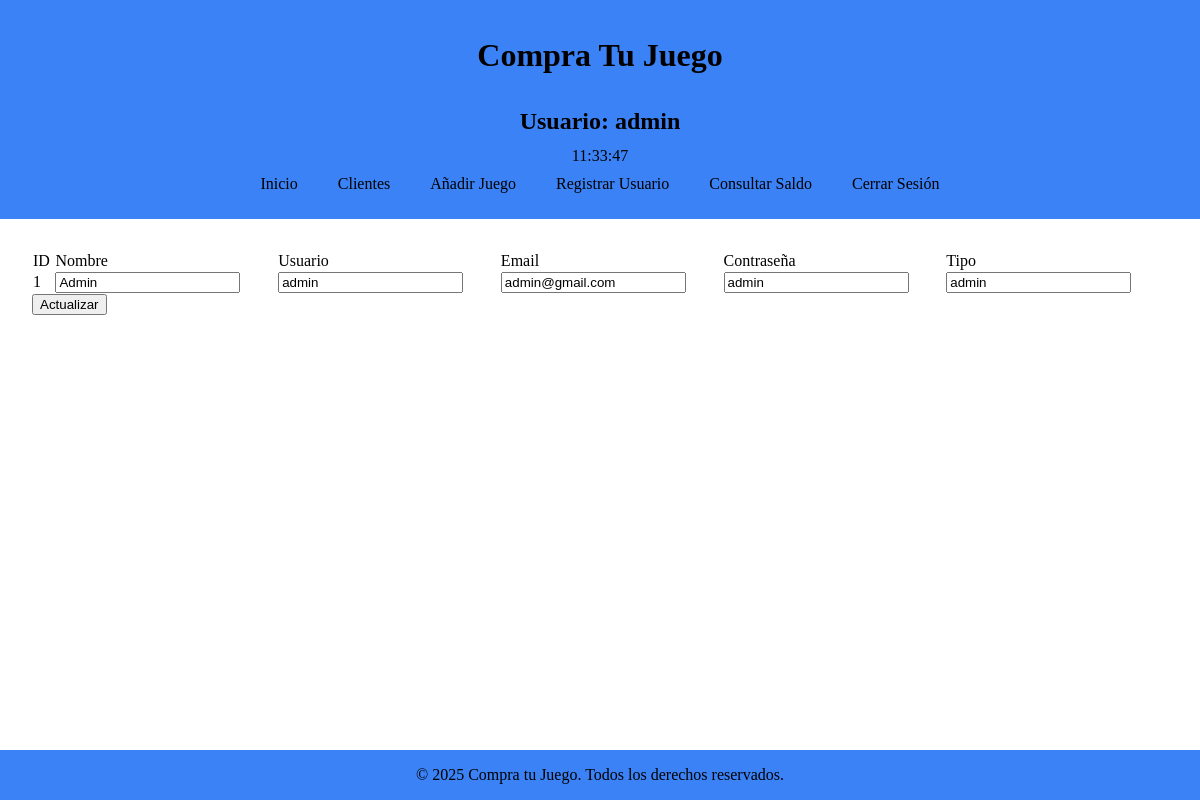
The app's page /editarusuarios.php?id=1 (signed in) with its own data.
### tables this page shows
CREATE TABLE `usuarios` (
  `id` int(11) NOT NULL,
  `nombre` varchar(50) NOT NULL,
  `usuario` varchar(50) NOT NULL,
  `email` varchar(50) NOT NULL,
  `contraseña` varchar(50) NOT NULL,
  `tipo` varchar(50) NOT NULL
);

### editarusuarios.php (the view, shortened to what this page needs)
<?php
include "conexionbd.php";
?>
<!DOCTYPE html>
<html lang="es">
<head>
    <link rel="stylesheet" href="https://cdnjs.cloudflare.com/ajax/libs/font-awesome/6.0.0-beta3/css/all.min.css">
    <link rel="stylesheet" href="css/css.css">
</head>
<body>
    <header>
        <h1>Compra Tu Juego</h1>
        <p class="Usuario"><?php echo "Usuario: " . htmlspecialchars($_SESSION["usuario"]); ?></p>
        <div id="clock"></div>
        <div>
            <nav class="menu-escritorio">
                <a href="principalAdmin.php">Inicio</a>
                <a href="clientes.php">Clientes</a>
                <a href="añadirJuego.php">Añadir Juego</a>
                <a href="registrarUsuario.php">Registrar Usuario</a>
                <a href="consultarSaldo.php">Consultar Saldo</a>
                <a href="logout.php">Cerrar Sesión</a>
            </nav>
        </div>
    </header>
    <main>
        <div class='tabla-responsiva'>
        <?php
        $id = $_GET["id"];
        $sql = "SELECT * FROM usuarios where id=$id";
        $result = mysqli_query($conn, $sql);
        if ($result && $result->num_rows > 0) {
            echo "<form action='' method='post'>
                <table>
                <tr>
                <td>ID</td>
                <td>Nombre</td>
                <td>Usuario</td>
                <td>Email</td>
                <td>Contraseña</td>
                <td>Tipo</td>
                </tr>";
            while ($row = $result->fetch_assoc()) {
                echo "<tr>
                <td>{$row['id']}</td>
                <td><input type='text' name='nombre' id='nombre' value='{$row['nombre']}'></td>
                <td><input type='text' name='usuario' id='usuario' value='{$row['usuario']}'></td>
                <td><input type='email' name='email' id='email' value='{$row['email']}'></td>
                <td><input type='text' name='contrasena' id='contrasena' value='{$row['contraseña']}'></td>
                <td><input type='text' name='tipo' id='tipo' value='{$row['tipo']}'></td>
                </tr>
                </table>
                <button class='actualizar-Usuario'>Actualizar</button>
                </form>";
            }
            ?>
            </div>
            <?php
        }
        ?>
    </main>
    <footer>
        &copy; 2025 Compra tu Juego. Todos los derechos reservados.
    </footer>
</body>
</html>

### css/css.css (style rules this page uses)
body { margin: 0; display: flex; flex-direction: column; min-height: 100vh; }
main { flex-grow: 1; height: 100%; padding: 2em; }
header { background-color: #3B82F6; width: 100%; display: flex; justify-content: center; align-items: center; flex-direction: column; padding-bottom: 1em; padding-top: 1em; }
header p { margin: 0.5em 0em; font-size: 1.5em; font-weight: bold; }
.Usuario { grid: 2; display: flex; justify-content: center; align-items: center; }
.menu-escritorio { display: none; }
.actualizar-Usuario { display: flex; align-items: center; }
footer { display: flex; justify-content: end; align-items: center; flex-direction: column; background-color: #3B82F6; padding: 1em; width: 100%; max-width: 100%; overflow-x: hidden; box-sizing: border-box; }
.errorBorrar button, a { display: flex; justify-content: center; text-decoration: none; color: black; }
.tabla-responsiva { width: 100%; overflow: auto; }
table { width: 100%; border-collapse: collapse; }
@media (min-width:768px) { .menu-escritorio { display: flex; justify-content: center; align-items: center; gap: 20px; } }
@media (min-width:768px) { .menu-escritorio a { color: black; text-decoration: none; padding: 10px; } }

### records on screen
usuarios: id "1", nombre "Admin", usuario "admin", email "admin@gmail.com", contrasena "admin", tipo "admin"

### other values on screen
$_SESSION["usuario"] "admin"
